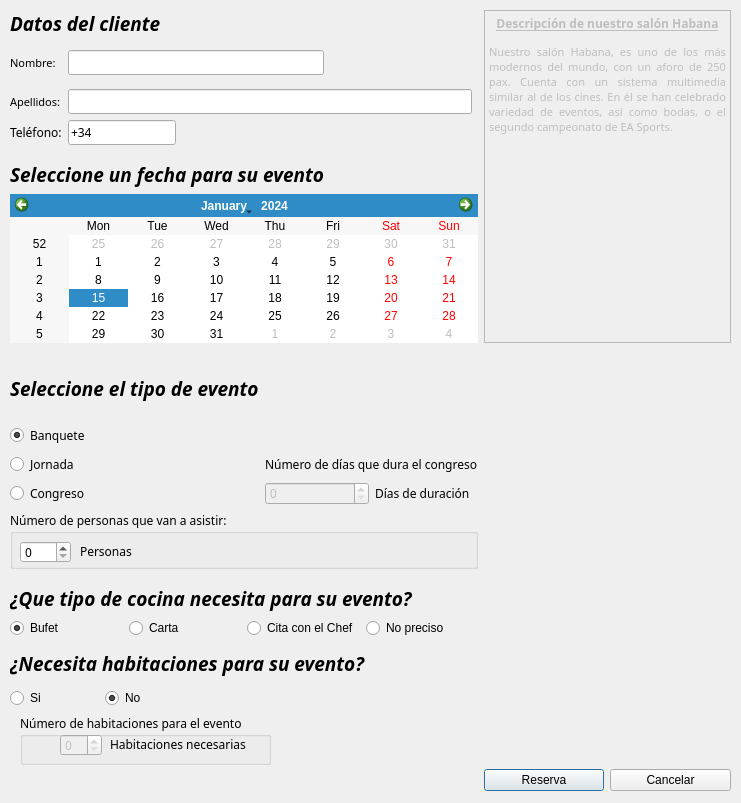
<?xml version="1.0" encoding="UTF-8"?>
<ui version="4.0">
 <class>DialogReservaSalon</class>
 <widget class="QDialog" name="DialogReservaSalon">
  <property name="geometry">
   <rect>
    <x>0</x>
    <y>0</y>
    <width>741</width>
    <height>803</height>
   </rect>
  </property>
  <property name="windowTitle">
   <string>Dialog</string>
  </property>
  <widget class="QWidget" name="gridLayoutWidget_2">
   <property name="geometry">
    <rect>
     <x>10</x>
     <y>10</y>
     <width>721</width>
     <height>781</height>
    </rect>
   </property>
   <layout class="QGridLayout" name="laFormulario">
    <item row="9" column="1">
     <widget class="QPushButton" name="bReservar">
      <property name="sizePolicy">
       <sizepolicy hsizetype="Expanding" vsizetype="Fixed">
        <horstretch>0</horstretch>
        <verstretch>0</verstretch>
       </sizepolicy>
      </property>
      <property name="toolTip">
       <string>Se realizara la reserva</string>
      </property>
      <property name="whatsThis">
       <string>&lt;html&gt;&lt;head/&gt;&lt;body&gt;&lt;p&gt;&lt;br/&gt;&lt;/p&gt;&lt;/body&gt;&lt;/html&gt;</string>
      </property>
      <property name="text">
       <string>Reserva</string>
      </property>
      <property name="icon">
       <iconset resource="recursos.qrc">
        <normaloff>:/salon/pluma.png</normaloff>:/salon/pluma.png</iconset>
      </property>
     </widget>
    </item>
    <item row="8" column="1">
     <spacer name="verticalSpacer_4">
      <property name="orientation">
       <enum>Qt::Vertical</enum>
      </property>
      <property name="sizeHint" stdset="0">
       <size>
        <width>20</width>
        <height>40</height>
       </size>
      </property>
     </spacer>
    </item>
    <item row="7" column="1">
     <spacer name="horizontalSpacer_4">
      <property name="orientation">
       <enum>Qt::Horizontal</enum>
      </property>
      <property name="sizeHint" stdset="0">
       <size>
        <width>40</width>
        <height>20</height>
       </size>
      </property>
     </spacer>
    </item>
    <item row="8" column="0" rowspan="2">
     <layout class="QGridLayout" name="laHabita">
      <item row="3" column="0" rowspan="2" colspan="5">
       <widget class="QWidget" name="widgetNumHabitas" native="true">
        <widget class="QGroupBox" name="selHabitas">
         <property name="geometry">
          <rect>
           <x>10</x>
           <y>0</y>
           <width>251</width>
           <height>51</height>
          </rect>
         </property>
         <property name="font">
          <font>
           <family>Cooper Black</family>
          </font>
         </property>
         <property name="title">
          <string>Número de habitaciones para el evento</string>
         </property>
         <widget class="QSpinBox" name="spNumHabitas">
          <property name="enabled">
           <bool>false</bool>
          </property>
          <property name="geometry">
           <rect>
            <x>40</x>
            <y>20</y>
            <width>42</width>
            <height>22</height>
           </rect>
          </property>
          <property name="toolTip">
           <string>Seleccione un número de habitaciones para reservar</string>
          </property>
          <property name="statusTip">
           <string/>
          </property>
          <property name="maximum">
           <number>250</number>
          </property>
         </widget>
         <widget class="QLabel" name="lHabitas">
          <property name="geometry">
           <rect>
            <x>90</x>
            <y>20</y>
            <width>141</width>
            <height>21</height>
           </rect>
          </property>
          <property name="font">
           <font>
            <family>Cooper Black</family>
           </font>
          </property>
          <property name="text">
           <string>Habitaciones necesarias</string>
          </property>
         </widget>
        </widget>
       </widget>
      </item>
      <item row="2" column="2">
       <spacer name="horizontalSpacer_2">
        <property name="orientation">
         <enum>Qt::Horizontal</enum>
        </property>
        <property name="sizeType">
         <enum>QSizePolicy::Minimum</enum>
        </property>
        <property name="sizeHint" stdset="0">
         <size>
          <width>40</width>
          <height>20</height>
         </size>
        </property>
       </spacer>
      </item>
      <item row="2" column="1">
       <widget class="QRadioButton" name="rBNoHabita">
        <property name="toolTip">
         <string>No se reservaran habitaciones para este evento</string>
        </property>
        <property name="text">
         <string>No</string>
        </property>
        <property name="checked">
         <bool>true</bool>
        </property>
        <attribute name="buttonGroup">
         <string notr="true">buttonGroup_3</string>
        </attribute>
       </widget>
      </item>
      <item row="2" column="3">
       <spacer name="horizontalSpacer_5">
        <property name="orientation">
         <enum>Qt::Horizontal</enum>
        </property>
        <property name="sizeType">
         <enum>QSizePolicy::Minimum</enum>
        </property>
        <property name="sizeHint" stdset="0">
         <size>
          <width>40</width>
          <height>20</height>
         </size>
        </property>
       </spacer>
      </item>
      <item row="2" column="0">
       <widget class="QRadioButton" name="rBSiHabita">
        <property name="toolTip">
         <string>Nos indicara que necesita habitaciones para este evento</string>
        </property>
        <property name="text">
         <string>Si</string>
        </property>
        <property name="checked">
         <bool>false</bool>
        </property>
        <attribute name="buttonGroup">
         <string notr="true">buttonGroup_3</string>
        </attribute>
       </widget>
      </item>
      <item row="2" column="4">
       <spacer name="horizontalSpacer_6">
        <property name="orientation">
         <enum>Qt::Horizontal</enum>
        </property>
        <property name="sizeType">
         <enum>QSizePolicy::Minimum</enum>
        </property>
        <property name="sizeHint" stdset="0">
         <size>
          <width>40</width>
          <height>20</height>
         </size>
        </property>
       </spacer>
      </item>
      <item row="1" column="0" colspan="5">
       <widget class="QLabel" name="label_3">
        <property name="font">
         <font>
          <family>Monotype Corsiva</family>
          <pointsize>14</pointsize>
          <weight>75</weight>
          <italic>true</italic>
          <bold>true</bold>
         </font>
        </property>
        <property name="text">
         <string>¿Necesita habitaciones para su evento?</string>
        </property>
       </widget>
      </item>
     </layout>
    </item>
    <item row="2" column="0">
     <spacer name="verticalSpacer_5">
      <property name="orientation">
       <enum>Qt::Vertical</enum>
      </property>
      <property name="sizeType">
       <enum>QSizePolicy::Fixed</enum>
      </property>
      <property name="sizeHint" stdset="0">
       <size>
        <width>20</width>
        <height>10</height>
       </size>
      </property>
     </spacer>
    </item>
    <item row="6" column="0">
     <spacer name="verticalSpacer_7">
      <property name="orientation">
       <enum>Qt::Vertical</enum>
      </property>
      <property name="sizeType">
       <enum>QSizePolicy::Fixed</enum>
      </property>
      <property name="sizeHint" stdset="0">
       <size>
        <width>10</width>
        <height>10</height>
       </size>
      </property>
     </spacer>
    </item>
    <item row="7" column="2">
     <spacer name="horizontalSpacer_7">
      <property name="orientation">
       <enum>Qt::Horizontal</enum>
      </property>
      <property name="sizeHint" stdset="0">
       <size>
        <width>40</width>
        <height>20</height>
       </size>
      </property>
     </spacer>
    </item>
    <item row="3" column="1" rowspan="3">
     <spacer name="verticalSpacer_3">
      <property name="orientation">
       <enum>Qt::Vertical</enum>
      </property>
      <property name="sizeType">
       <enum>QSizePolicy::Fixed</enum>
      </property>
      <property name="sizeHint" stdset="0">
       <size>
        <width>20</width>
        <height>210</height>
       </size>
      </property>
     </spacer>
    </item>
    <item row="2" column="1" colspan="2">
     <spacer name="horizontalSpacer">
      <property name="orientation">
       <enum>Qt::Horizontal</enum>
      </property>
      <property name="sizeType">
       <enum>QSizePolicy::Fixed</enum>
      </property>
      <property name="sizeHint" stdset="0">
       <size>
        <width>200</width>
        <height>5</height>
       </size>
      </property>
     </spacer>
    </item>
    <item row="8" column="2">
     <spacer name="verticalSpacer_18">
      <property name="orientation">
       <enum>Qt::Vertical</enum>
      </property>
      <property name="sizeType">
       <enum>QSizePolicy::Fixed</enum>
      </property>
      <property name="sizeHint" stdset="0">
       <size>
        <width>20</width>
        <height>38</height>
       </size>
      </property>
     </spacer>
    </item>
    <item row="6" column="2">
     <spacer name="verticalSpacer_19">
      <property name="orientation">
       <enum>Qt::Vertical</enum>
      </property>
      <property name="sizeType">
       <enum>QSizePolicy::Fixed</enum>
      </property>
      <property name="sizeHint" stdset="0">
       <size>
        <width>20</width>
        <height>10</height>
       </size>
      </property>
     </spacer>
    </item>
    <item row="7" column="0">
     <layout class="QGridLayout" name="laCocina">
      <item row="1" column="3">
       <widget class="QRadioButton" name="rbNoprecisa">
        <property name="text">
         <string>No preciso</string>
        </property>
        <attribute name="buttonGroup">
         <string notr="true">buttonGroup_2</string>
        </attribute>
       </widget>
      </item>
      <item row="1" column="0">
       <widget class="QRadioButton" name="rBbufet">
        <property name="text">
         <string>Bufet</string>
        </property>
        <property name="checked">
         <bool>true</bool>
        </property>
        <attribute name="buttonGroup">
         <string notr="true">buttonGroup_2</string>
        </attribute>
       </widget>
      </item>
      <item row="1" column="1">
       <widget class="QRadioButton" name="Carta">
        <property name="text">
         <string>Carta</string>
        </property>
        <attribute name="buttonGroup">
         <string notr="true">buttonGroup_2</string>
        </attribute>
       </widget>
      </item>
      <item row="1" column="2">
       <widget class="QRadioButton" name="rbCita">
        <property name="text">
         <string>Cita con el Chef</string>
        </property>
        <attribute name="buttonGroup">
         <string notr="true">buttonGroup_2</string>
        </attribute>
       </widget>
      </item>
      <item row="0" column="0" colspan="4">
       <widget class="QLabel" name="label_2">
        <property name="font">
         <font>
          <family>Monotype Corsiva</family>
          <pointsize>14</pointsize>
          <weight>75</weight>
          <italic>true</italic>
          <bold>true</bold>
         </font>
        </property>
        <property name="text">
         <string>¿Que tipo de cocina necesita para su evento?</string>
        </property>
       </widget>
      </item>
     </layout>
    </item>
    <item row="1" column="1" colspan="2">
     <layout class="QHBoxLayout" name="laDescripcion">
      <item>
       <widget class="QTextBrowser" name="texDes">
        <property name="enabled">
         <bool>false</bool>
        </property>
        <property name="font">
         <font>
          <family>Cooper Std Black</family>
          <pointsize>11</pointsize>
          <weight>75</weight>
          <bold>true</bold>
         </font>
        </property>
        <property name="cursor" stdset="0">
         <cursorShape>PointingHandCursor</cursorShape>
        </property>
        <property name="toolTip">
         <string>Pequeña descripción del salon habana</string>
        </property>
        <property name="html">
         <string>&lt;!DOCTYPE HTML PUBLIC &quot;-//W3C//DTD HTML 4.0//EN&quot; &quot;http://www.w3.org/TR/REC-html40/strict.dtd&quot;&gt;
&lt;html&gt;&lt;head&gt;&lt;meta name=&quot;qrichtext&quot; content=&quot;1&quot; /&gt;&lt;style type=&quot;text/css&quot;&gt;
p, li { white-space: pre-wrap; }
&lt;/style&gt;&lt;/head&gt;&lt;body style=&quot; font-family:'Cooper Std Black'; font-size:11pt; font-weight:600; font-style:normal;&quot;&gt;
&lt;p align=&quot;center&quot; style=&quot; margin-top:12px; margin-bottom:12px; margin-left:0px; margin-right:0px; -qt-block-indent:0; text-indent:0px;&quot;&gt;&lt;span style=&quot; font-size:9pt; text-decoration: underline;&quot;&gt;Descripción de nuestro salón Habana&lt;/span&gt;&lt;/p&gt;
&lt;p align=&quot;justify&quot; style=&quot; margin-top:12px; margin-bottom:12px; margin-left:0px; margin-right:0px; -qt-block-indent:0; text-indent:0px;&quot;&gt;&lt;span style=&quot; font-family:'MS Shell Dlg 2'; font-size:8pt; font-weight:400;&quot;&gt;Nuestro salón Habana, es uno de los más modernos del mundo, con un aforo de 250 pax. Cuenta con un sistema multimedia similar al de los cines. En él se han celebrado variedad de eventos, así como bodas, o el segundo campeonato de EA Sports. &lt;/span&gt;&lt;/p&gt;
&lt;p align=&quot;center&quot; style=&quot; margin-top:12px; margin-bottom:12px; margin-left:0px; margin-right:0px; -qt-block-indent:0; text-indent:0px;&quot;&gt;&lt;img src=&quot;:/salon/salon2.png&quot; /&gt;&lt;/p&gt;
&lt;p align=&quot;center&quot; style=&quot; margin-top:12px; margin-bottom:12px; margin-left:0px; margin-right:0px; -qt-block-indent:0; text-indent:0px;&quot;&gt;&lt;img src=&quot;:/salon/salon1.png&quot; /&gt;&lt;/p&gt;&lt;/body&gt;&lt;/html&gt;</string>
        </property>
       </widget>
      </item>
     </layout>
    </item>
    <item row="9" column="2">
     <widget class="QPushButton" name="bCancelar">
      <property name="sizePolicy">
       <sizepolicy hsizetype="Expanding" vsizetype="Fixed">
        <horstretch>0</horstretch>
        <verstretch>0</verstretch>
       </sizepolicy>
      </property>
      <property name="toolTip">
       <string>Se cancelara la reserva</string>
      </property>
      <property name="text">
       <string>Cancelar</string>
      </property>
      <property name="icon">
       <iconset resource="recursos.qrc">
        <normaloff>:/salon/application-exit.png</normaloff>:/salon/application-exit.png</iconset>
      </property>
     </widget>
    </item>
    <item row="4" column="2">
     <spacer name="verticalSpacer_14">
      <property name="orientation">
       <enum>Qt::Vertical</enum>
      </property>
      <property name="sizeType">
       <enum>QSizePolicy::Fixed</enum>
      </property>
      <property name="sizeHint" stdset="0">
       <size>
        <width>20</width>
        <height>10</height>
       </size>
      </property>
     </spacer>
    </item>
    <item row="5" column="2">
     <spacer name="verticalSpacer_15">
      <property name="orientation">
       <enum>Qt::Vertical</enum>
      </property>
      <property name="sizeType">
       <enum>QSizePolicy::Fixed</enum>
      </property>
      <property name="sizeHint" stdset="0">
       <size>
        <width>20</width>
        <height>10</height>
       </size>
      </property>
     </spacer>
    </item>
    <item row="6" column="1">
     <spacer name="verticalSpacer_17">
      <property name="orientation">
       <enum>Qt::Vertical</enum>
      </property>
      <property name="sizeType">
       <enum>QSizePolicy::Fixed</enum>
      </property>
      <property name="sizeHint" stdset="0">
       <size>
        <width>20</width>
        <height>10</height>
       </size>
      </property>
     </spacer>
    </item>
    <item row="3" column="2">
     <spacer name="verticalSpacer_13">
      <property name="orientation">
       <enum>Qt::Vertical</enum>
      </property>
      <property name="sizeType">
       <enum>QSizePolicy::Fixed</enum>
      </property>
      <property name="sizeHint" stdset="0">
       <size>
        <width>20</width>
        <height>10</height>
       </size>
      </property>
     </spacer>
    </item>
    <item row="3" column="0" rowspan="3">
     <layout class="QGridLayout" name="laTipoEvento">
      <item row="1" column="0">
       <widget class="QRadioButton" name="rBBanquete">
        <property name="enabled">
         <bool>true</bool>
        </property>
        <property name="font">
         <font>
          <family>Cooper Black</family>
         </font>
        </property>
        <property name="toolTip">
         <string>&lt;html&gt;&lt;head/&gt;&lt;body&gt;&lt;p&gt;Seleccionara que realicemos un banquete&lt;/p&gt;&lt;/body&gt;&lt;/html&gt;</string>
        </property>
        <property name="text">
         <string>Banquete</string>
        </property>
        <property name="checked">
         <bool>true</bool>
        </property>
        <attribute name="buttonGroup">
         <string notr="true">buttonGroup</string>
        </attribute>
       </widget>
      </item>
      <item row="2" column="0">
       <widget class="QRadioButton" name="rBJornada">
        <property name="font">
         <font>
          <family>Cooper Black</family>
         </font>
        </property>
        <property name="toolTip">
         <string>&lt;html&gt;&lt;head/&gt;&lt;body&gt;&lt;p&gt;Seleccionara que realicemos un jornada&lt;/p&gt;&lt;/body&gt;&lt;/html&gt;</string>
        </property>
        <property name="text">
         <string>Jornada</string>
        </property>
        <attribute name="buttonGroup">
         <string notr="true">buttonGroup</string>
        </attribute>
       </widget>
      </item>
      <item row="3" column="0">
       <widget class="QRadioButton" name="rBCongreso">
        <property name="font">
         <font>
          <family>Cooper Black</family>
         </font>
        </property>
        <property name="toolTip">
         <string>&lt;html&gt;&lt;head/&gt;&lt;body&gt;&lt;p&gt;Seleccionara que realicemos un congreso&lt;/p&gt;&lt;/body&gt;&lt;/html&gt;</string>
        </property>
        <property name="text">
         <string>Congreso</string>
        </property>
        <attribute name="buttonGroup">
         <string notr="true">buttonGroup</string>
        </attribute>
       </widget>
      </item>
      <item row="1" column="1" rowspan="3">
       <spacer name="verticalSpacer_9">
        <property name="orientation">
         <enum>Qt::Vertical</enum>
        </property>
        <property name="sizeType">
         <enum>QSizePolicy::Fixed</enum>
        </property>
        <property name="sizeHint" stdset="0">
         <size>
          <width>20</width>
          <height>75</height>
         </size>
        </property>
       </spacer>
      </item>
      <item row="0" column="0" colspan="2">
       <widget class="QLabel" name="iTipoEvento">
        <property name="font">
         <font>
          <family>Monotype Corsiva</family>
          <pointsize>14</pointsize>
          <weight>75</weight>
          <italic>true</italic>
          <bold>true</bold>
         </font>
        </property>
        <property name="text">
         <string>Seleccione el tipo de evento</string>
        </property>
       </widget>
      </item>
      <item row="1" column="2" colspan="2">
       <spacer name="horizontalSpacer_10">
        <property name="orientation">
         <enum>Qt::Horizontal</enum>
        </property>
        <property name="sizeType">
         <enum>QSizePolicy::Fixed</enum>
        </property>
        <property name="sizeHint" stdset="0">
         <size>
          <width>210</width>
          <height>20</height>
         </size>
        </property>
       </spacer>
      </item>
      <item row="0" column="2" colspan="2">
       <spacer name="verticalSpacer_6">
        <property name="orientation">
         <enum>Qt::Vertical</enum>
        </property>
        <property name="sizeType">
         <enum>QSizePolicy::Fixed</enum>
        </property>
        <property name="sizeHint" stdset="0">
         <size>
          <width>5</width>
          <height>20</height>
         </size>
        </property>
       </spacer>
      </item>
      <item row="2" column="2" colspan="2">
       <widget class="QLabel" name="lNumDias">
        <property name="font">
         <font>
          <family>Cooper Black</family>
         </font>
        </property>
        <property name="text">
         <string>Número de días que dura el congreso</string>
        </property>
       </widget>
      </item>
      <item row="4" column="0" colspan="4">
       <widget class="QGroupBox" name="selPersonas">
        <property name="font">
         <font>
          <family>Cooper Black</family>
         </font>
        </property>
        <property name="title">
         <string>Número de personas que van a asistir:</string>
        </property>
        <widget class="QLabel" name="lPersonas">
         <property name="geometry">
          <rect>
           <x>70</x>
           <y>30</y>
           <width>71</width>
           <height>21</height>
          </rect>
         </property>
         <property name="text">
          <string>Personas</string>
         </property>
        </widget>
        <widget class="QSpinBox" name="spNumPer">
         <property name="enabled">
          <bool>true</bool>
         </property>
         <property name="geometry">
          <rect>
           <x>10</x>
           <y>30</y>
           <width>51</width>
           <height>22</height>
          </rect>
         </property>
         <property name="maximum">
          <number>250</number>
         </property>
        </widget>
       </widget>
      </item>
      <item row="3" column="2">
       <widget class="QSpinBox" name="spNumDias">
        <property name="enabled">
         <bool>false</bool>
        </property>
       </widget>
      </item>
      <item row="3" column="3">
       <widget class="QLabel" name="lDias">
        <property name="font">
         <font>
          <family>Cooper Black</family>
         </font>
        </property>
        <property name="text">
         <string>Días de duración</string>
        </property>
       </widget>
      </item>
     </layout>
    </item>
    <item row="1" column="0">
     <layout class="QGridLayout" name="laDatosCliente">
      <item row="4" column="1">
       <spacer name="verticalSpacer_2">
        <property name="orientation">
         <enum>Qt::Vertical</enum>
        </property>
        <property name="sizeType">
         <enum>QSizePolicy::Fixed</enum>
        </property>
        <property name="sizeHint" stdset="0">
         <size>
          <width>20</width>
          <height>10</height>
         </size>
        </property>
       </spacer>
      </item>
      <item row="2" column="1" colspan="4">
       <widget class="QLineEdit" name="tFApellidos">
        <property name="font">
         <font>
          <family>Cooper Black</family>
         </font>
        </property>
        <property name="toolTip">
         <string>Introduzca sus apellidos</string>
        </property>
       </widget>
      </item>
      <item row="1" column="4">
       <spacer name="horizontalSpacer_3">
        <property name="orientation">
         <enum>Qt::Vertical</enum>
        </property>
        <property name="sizeHint" stdset="0">
         <size>
          <width>20</width>
          <height>40</height>
         </size>
        </property>
       </spacer>
      </item>
      <item row="3" column="3">
       <spacer name="horizontalSpacer_8">
        <property name="orientation">
         <enum>Qt::Horizontal</enum>
        </property>
        <property name="sizeHint" stdset="0">
         <size>
          <width>40</width>
          <height>20</height>
         </size>
        </property>
       </spacer>
      </item>
      <item row="3" column="4">
       <spacer name="horizontalSpacer_9">
        <property name="orientation">
         <enum>Qt::Horizontal</enum>
        </property>
        <property name="sizeHint" stdset="0">
         <size>
          <width>40</width>
          <height>20</height>
         </size>
        </property>
       </spacer>
      </item>
      <item row="4" column="0">
       <spacer name="verticalSpacer">
        <property name="orientation">
         <enum>Qt::Vertical</enum>
        </property>
        <property name="sizeType">
         <enum>QSizePolicy::Fixed</enum>
        </property>
        <property name="sizeHint" stdset="0">
         <size>
          <width>20</width>
          <height>10</height>
         </size>
        </property>
       </spacer>
      </item>
      <item row="3" column="0">
       <widget class="QLabel" name="lTelefono">
        <property name="font">
         <font>
          <family>Cooper Black</family>
         </font>
        </property>
        <property name="text">
         <string>Teléfono:</string>
        </property>
        <property name="buddy">
         <cstring>tFTelefono</cstring>
        </property>
       </widget>
      </item>
      <item row="1" column="1" colspan="3">
       <widget class="QLineEdit" name="tFNombre">
        <property name="font">
         <font>
          <family>Cooper Black</family>
         </font>
        </property>
        <property name="toolTip">
         <string>Introduzca su nombre y apellidos</string>
        </property>
       </widget>
      </item>
      <item row="2" column="0">
       <widget class="QLabel" name="lApellidos">
        <property name="font">
         <font>
          <family>Cooper Black</family>
          <pointsize>8</pointsize>
         </font>
        </property>
        <property name="text">
         <string>Apellidos:</string>
        </property>
        <property name="buddy">
         <cstring>tFApellidos</cstring>
        </property>
       </widget>
      </item>
      <item row="3" column="1" colspan="2">
       <widget class="QLineEdit" name="tFTelefono">
        <property name="font">
         <font>
          <family>Cooper Black</family>
         </font>
        </property>
        <property name="toolTip">
         <string>Introduzca un teléfono de contacto</string>
        </property>
        <property name="text">
         <string>+34</string>
        </property>
       </widget>
      </item>
      <item row="5" column="0" colspan="6">
       <widget class="QLabel" name="iSelFecha">
        <property name="font">
         <font>
          <family>Monotype Corsiva</family>
          <pointsize>14</pointsize>
          <weight>75</weight>
          <italic>true</italic>
          <bold>true</bold>
         </font>
        </property>
        <property name="text">
         <string>Seleccione un fecha para su evento</string>
        </property>
       </widget>
      </item>
      <item row="1" column="0">
       <widget class="QLabel" name="lNombre">
        <property name="font">
         <font>
          <family>Cooper Black</family>
          <pointsize>8</pointsize>
         </font>
        </property>
        <property name="text">
         <string>Nombre:</string>
        </property>
        <property name="buddy">
         <cstring>tFNombre</cstring>
        </property>
       </widget>
      </item>
      <item row="0" column="0" colspan="4">
       <widget class="QLabel" name="iDatosCliente">
        <property name="font">
         <font>
          <family>Monotype Corsiva</family>
          <pointsize>14</pointsize>
          <weight>75</weight>
          <italic>true</italic>
          <bold>true</bold>
         </font>
        </property>
        <property name="text">
         <string>Datos del cliente</string>
        </property>
       </widget>
      </item>
      <item row="4" column="2">
       <spacer name="verticalSpacer_8">
        <property name="orientation">
         <enum>Qt::Vertical</enum>
        </property>
        <property name="sizeType">
         <enum>QSizePolicy::Fixed</enum>
        </property>
        <property name="sizeHint" stdset="0">
         <size>
          <width>20</width>
          <height>10</height>
         </size>
        </property>
       </spacer>
      </item>
      <item row="0" column="4">
       <spacer name="verticalSpacer_11">
        <property name="orientation">
         <enum>Qt::Vertical</enum>
        </property>
        <property name="sizeType">
         <enum>QSizePolicy::Fixed</enum>
        </property>
        <property name="sizeHint" stdset="0">
         <size>
          <width>20</width>
          <height>10</height>
         </size>
        </property>
       </spacer>
      </item>
      <item row="4" column="3">
       <spacer name="verticalSpacer_10">
        <property name="orientation">
         <enum>Qt::Vertical</enum>
        </property>
        <property name="sizeType">
         <enum>QSizePolicy::Fixed</enum>
        </property>
        <property name="sizeHint" stdset="0">
         <size>
          <width>20</width>
          <height>10</height>
         </size>
        </property>
       </spacer>
      </item>
      <item row="4" column="4">
       <spacer name="verticalSpacer_12">
        <property name="orientation">
         <enum>Qt::Vertical</enum>
        </property>
        <property name="sizeType">
         <enum>QSizePolicy::Fixed</enum>
        </property>
        <property name="sizeHint" stdset="0">
         <size>
          <width>20</width>
          <height>10</height>
         </size>
        </property>
       </spacer>
      </item>
      <item row="6" column="0" colspan="6">
       <widget class="QCalendarWidget" name="widgetCalendario"/>
      </item>
     </layout>
    </item>
   </layout>
  </widget>
 </widget>
 <tabstops>
  <tabstop>tFNombre</tabstop>
  <tabstop>tFApellidos</tabstop>
  <tabstop>tFTelefono</tabstop>
  <tabstop>widgetCalendario</tabstop>
  <tabstop>rBBanquete</tabstop>
  <tabstop>rBJornada</tabstop>
  <tabstop>rBCongreso</tabstop>
  <tabstop>spNumPer</tabstop>
  <tabstop>rBbufet</tabstop>
  <tabstop>Carta</tabstop>
  <tabstop>rbCita</tabstop>
  <tabstop>rbNoprecisa</tabstop>
  <tabstop>rBSiHabita</tabstop>
  <tabstop>rBNoHabita</tabstop>
  <tabstop>spNumHabitas</tabstop>
  <tabstop>bReservar</tabstop>
  <tabstop>bCancelar</tabstop>
  <tabstop>texDes</tabstop>
 </tabstops>
 <resources>
  <include location="recursos.qrc"/>
 </resources>
 <connections>
  <connection>
   <sender>rBSiHabita</sender>
   <signal>clicked(bool)</signal>
   <receiver>spNumHabitas</receiver>
   <slot>setEnabled(bool)</slot>
   <hints>
    <hint type="sourcelabel">
     <x>73</x>
     <y>700</y>
    </hint>
    <hint type="destinationlabel">
     <x>103</x>
     <y>749</y>
    </hint>
   </hints>
  </connection>
  <connection>
   <sender>rBNoHabita</sender>
   <signal>clicked(bool)</signal>
   <receiver>spNumHabitas</receiver>
   <slot>setDisabled(bool)</slot>
   <hints>
    <hint type="sourcelabel">
     <x>157</x>
     <y>703</y>
    </hint>
    <hint type="destinationlabel">
     <x>103</x>
     <y>749</y>
    </hint>
   </hints>
  </connection>
  <connection>
   <sender>bReservar</sender>
   <signal>clicked()</signal>
   <receiver>DialogReservaSalon</receiver>
   <slot>accept()</slot>
   <hints>
    <hint type="sourcelabel">
     <x>527</x>
     <y>777</y>
    </hint>
    <hint type="destinationlabel">
     <x>597</x>
     <y>622</y>
    </hint>
   </hints>
  </connection>
  <connection>
   <sender>bCancelar</sender>
   <signal>clicked()</signal>
   <receiver>DialogReservaSalon</receiver>
   <slot>close()</slot>
   <hints>
    <hint type="sourcelabel">
     <x>643</x>
     <y>775</y>
    </hint>
    <hint type="destinationlabel">
     <x>692</x>
     <y>619</y>
    </hint>
   </hints>
  </connection>
  <connection>
   <sender>rBJornada</sender>
   <signal>clicked(bool)</signal>
   <receiver>spNumDias</receiver>
   <slot>setDisabled(bool)</slot>
   <hints>
    <hint type="sourcelabel">
     <x>124</x>
     <y>428</y>
    </hint>
    <hint type="destinationlabel">
     <x>275</x>
     <y>451</y>
    </hint>
   </hints>
  </connection>
  <connection>
   <sender>rBBanquete</sender>
   <signal>clicked(bool)</signal>
   <receiver>spNumDias</receiver>
   <slot>setDisabled(bool)</slot>
   <hints>
    <hint type="sourcelabel">
     <x>123</x>
     <y>405</y>
    </hint>
    <hint type="destinationlabel">
     <x>275</x>
     <y>451</y>
    </hint>
   </hints>
  </connection>
  <connection>
   <sender>rBCongreso</sender>
   <signal>clicked(bool)</signal>
   <receiver>spNumDias</receiver>
   <slot>setEnabled(bool)</slot>
   <hints>
    <hint type="sourcelabel">
     <x>105</x>
     <y>450</y>
    </hint>
    <hint type="destinationlabel">
     <x>275</x>
     <y>451</y>
    </hint>
   </hints>
  </connection>
 </connections>
 <buttongroups>
  <buttongroup name="buttonGroup_2"/>
  <buttongroup name="buttonGroup_3"/>
  <buttongroup name="buttonGroup"/>
 </buttongroups>
</ui>
